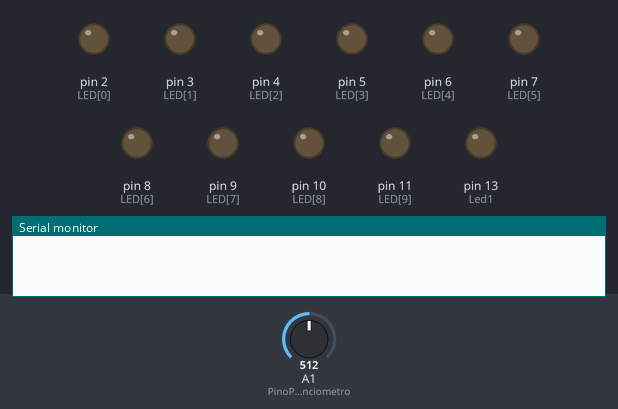
Bench run of a sketch on a simulated Arduino Uno, built with avr-gcc and run on an emulated ATmega328P. Parts: output pins drawn as LEDs (lit = HIGH), the last lines printed to the serial monitor. The inputs (shaded band) are chosen by the test bench; at power-on: A1 (PinoPotenciometro) = 512.

Above: at 1.2 s.
1.3 s: A1 (PinoPotenciometro) set to 398
At 1.7 s:
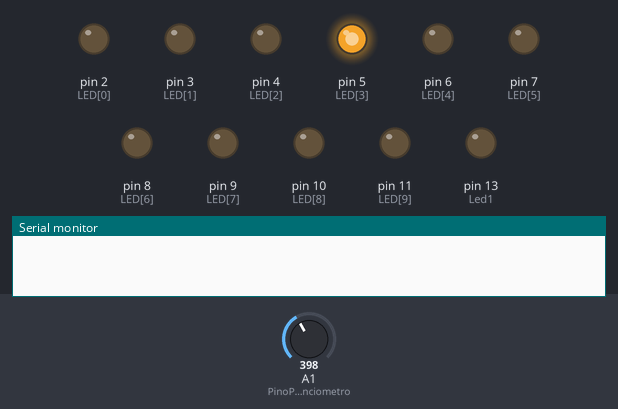
2.8 s: A1 (PinoPotenciometro) set to 306
At 4.0 s:
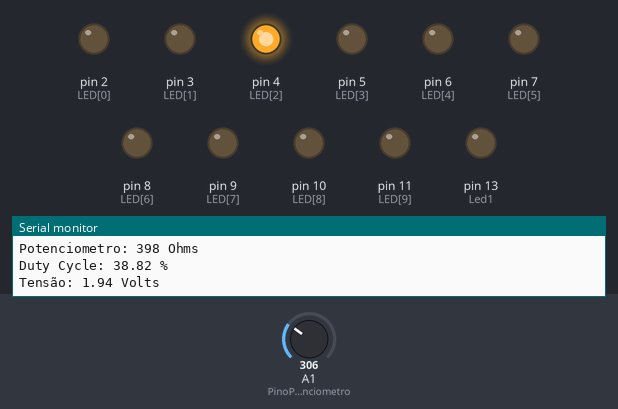
4.3 s: A1 (PinoPotenciometro) set to 194
At 5.2 s:
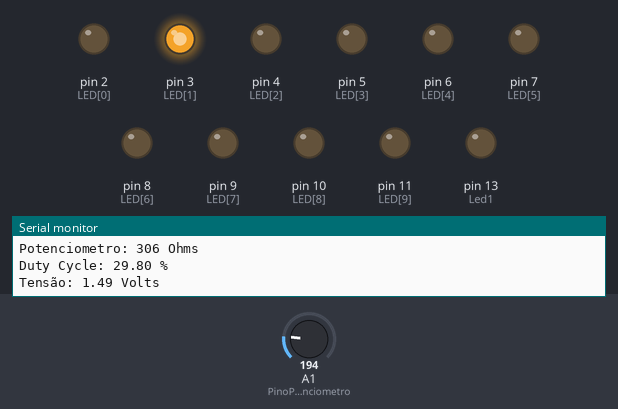
5.8 s: A1 (PinoPotenciometro) set to 122
At 6.4 s:
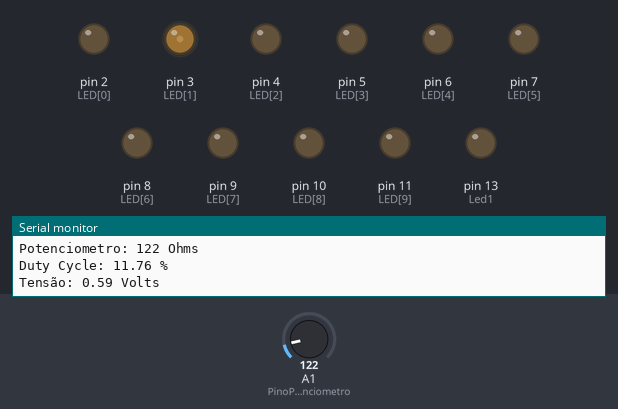
7.3 s: A1 (PinoPotenciometro) set to 92
At 8.5 s:
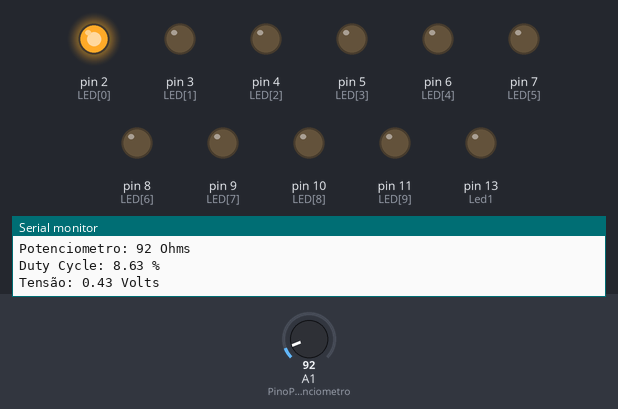
8.8 s: A1 (PinoPotenciometro) set to 112
At 9.9 s:
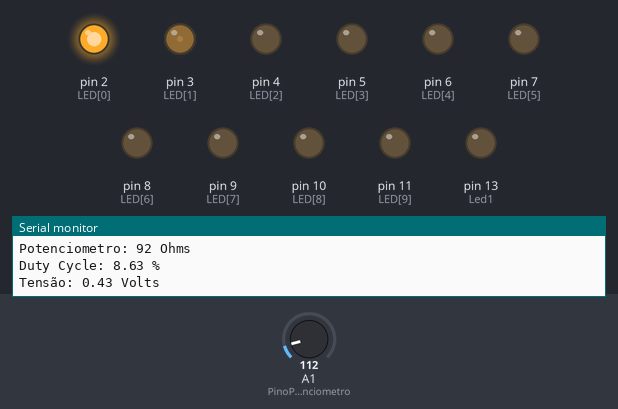
Timing chart, 0 to 11.3 s (numbered marks = the images above; inputs shaded):
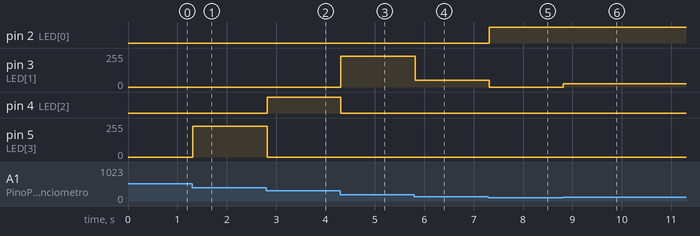

The sketch:

Ativ5_Ex1_Aula11_PWMPotenciometroBargraphLed.ino
```cpp
const int PinoPotenciometro = A1;  // Define como uma constante inteira
int ValorPot = 0;
int pwm = 0;
const int LED[] = {2,3,4,5,6,7,8,9,10,11};
int tempCont = 0;

float DutyPorc = 0;
float Tensao = 0;
const int Led1 = 13;

void setup() {
  pinMode(Led1, OUTPUT);
for(int x = 0; x < 10; x++)
  {
    pinMode(LED[x], OUTPUT);
    Serial.begin(9600);
  }
}
void loop() {
ValorPot = analogRead(PinoPotenciometro);
pwm = map(ValorPot, 0, 1023, 0, 255); // Os valores da variável pwm irão variar de 0 a 255, conforme o potenciômetro varia de 0 a 1023.
DutyPorc = (float)100 * ((float)pwm/(float)255);
Tensao = ( (float) (5*DutyPorc) / (float) 100);
analogWrite(Led1, pwm);


tempCont++;
delay(10);
if(tempCont == 200)
{
  tempCont = 0;
  Serial.print("Potenciometro: ");
  Serial.print(ValorPot);
  Serial.println(" Ohms");
  Serial.print("Duty Cycle: ");
  Serial.print(DutyPorc);
  Serial.println(" %");
  Serial.print("Tensão: ");
  Serial.print(Tensao);
  Serial.println(" Volts");
  Serial.println("");
}


if(ValorPot >= 0)
{
  if(ValorPot <= 102)
  {
    pwm = map(ValorPot, 0, 102, 0, 255);
    analogWrite(LED[0], pwm); // Ativa o pino Led como uma saída PWM. O sinal é definido pelo valor de dyty cycle com período fixo.

  }

}
else
{
  digitalWrite(LED[0], LOW);
}

if(ValorPot >= 102)
{
  if(ValorPot <= 204)
  {
    pwm = map(ValorPot, 102, 204, 0, 255);
    analogWrite(LED[1], pwm); // Ativa o pino Led como uma saída PWM. O sinal é definido pelo valor de dyty cycle com período fixo.

  }

}
else
{
  digitalWrite(LED[1], LOW);

}

if(ValorPot >= 204)
{
  if(ValorPot <= 306)
  {
    pwm = map(ValorPot, 204, 306, 0, 255);
    analogWrite(LED[2], pwm); // Ativa o pino Led como uma saída PWM. O sinal é definido pelo valor de dyty cycle com período fixo.

  }

}
else
{
  digitalWrite(LED[2], LOW);
}

if(ValorPot >= 306)
{
   if(ValorPot <= 408)
  {
    pwm = map(ValorPot, 306, 408, 0, 255);
    analogWrite(LED[3], pwm); // Ativa o pino Led como uma saída PWM. O sinal é definido pelo valor de dyty cycle com período fixo.

  }

}
else
{
  digitalWrite(LED[3], LOW);
}
if(ValorPot >= 408)
{
   if(ValorPot <= 510)
  {
    pwm = map(ValorPot, 408, 510, 0, 255);
    analogWrite(LED[4], pwm); // Ativa o pino Led como uma saída PWM. O sinal é definido pelo valor de dyty cycle com período fixo.

  }

}
else
{
  digitalWrite(LED[4], LOW);
}
if(ValorPot >= 510)
{
   if(ValorPot <= 612)
  {
    pwm = map(ValorPot, 510, 612, 0, 255);
    analogWrite(LED[5], pwm); // Ativa o pino Led como uma saída PWM. O sinal é definido pelo valor de dyty cycle com período fixo.

  }

}
else
{
  digitalWrite(LED[5], LOW);
}
if(ValorPot >= 612)
{
   if(ValorPot <= 715)
  {
    pwm = map(ValorPot, 612, 715, 0, 255);
    analogWrite(LED[6], pwm); // Ativa o pino Led como uma saída PWM. O sinal é definido pelo valor de dyty cycle com período fixo.

  }

}
else
{
  digitalWrite(LED[6], LOW);
}
if(ValorPot >= 715)
{
   if(ValorPot <= 818)
  {
    pwm = map(ValorPot, 715, 818, 0, 255);
    analogWrite(LED[7], pwm); // Ativa o pino Led como uma saída PWM. O sinal é definido pelo valor de dyty cycle com período fixo.

  }

}
else
{
  digitalWrite(LED[7], LOW);
}
if(ValorPot >= 818)
{
   if(ValorPot <= 921)
  {
    pwm = map(ValorPot, 818, 921, 0, 255);
    analogWrite(LED[8], pwm); // Ativa o pino Led como uma saída PWM. O sinal é definido pelo valor de dyty cycle com período fixo.

  }

}
else
{
  digitalWrite(LED[8], LOW);
}
if(ValorPot >= 921)
{
   if(ValorPot <= 1023)
  {
    pwm = map(ValorPot, 921, 1023, 0, 255);
    analogWrite(LED[9], pwm); // Ativa o pino Led como uma saída PWM. O sinal é definido pelo valor de dyty cycle com período fixo.

  }

}
else
{
  digitalWrite(LED[9], LOW);
}
}
```

Measured:
- after the input at 1.3 s, pin 5 (LED[3]): 0/255 → 230/255 at once
- after the input at 2.8 s, pin 4 (LED[2]): LOW → HIGH at once; pin 5 (LED[3]): 230/255 → 0/255 at once
- after the input at 4.3 s, pin 3 (LED[1]): 0/255 → 230/255 at once; pin 4 (LED[2]): HIGH → LOW at once
- after the input at 5.8 s, pin 3 (LED[1]): 230/255 → 50/255 at once
- after the input at 7.3 s, pin 2 (LED[0]): LOW → HIGH at once; pin 3 (LED[1]): 50/255 → 0/255 at once
- after the input at 8.8 s, pin 3 (LED[1]): 0/255 → 25/255 at once
